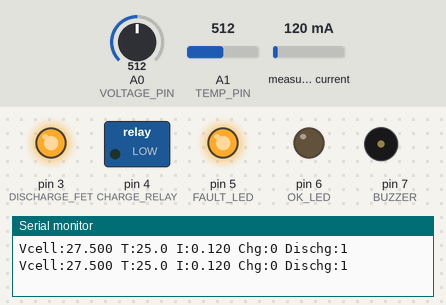
A sketch run on a simulated Arduino Uno, built with avr-gcc and run on an emulated ATmega328P. On the bench: switched loads named in the sketch (green lamp = pin HIGH), output pins drawn as LEDs (lit = HIGH), buzzer (waves = sounding), the last lines printed to the serial monitor. The inputs (shaded band) are chosen by the test bench; at power-on: A0 (VOLTAGE_PIN) = 512, A1 (TEMP_PIN) = 512, measured current 120 mA.

Above: at 0.86 s.
1.3 s: A0 (VOLTAGE_PIN) set to 69
4.3 s: A0 (VOLTAGE_PIN) set to 58
At 5.7 s:
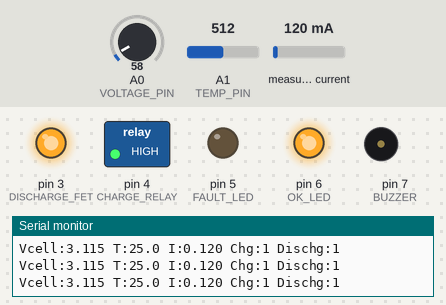
6.0 s: A0 (VOLTAGE_PIN) set to 15
At 6.4 s:
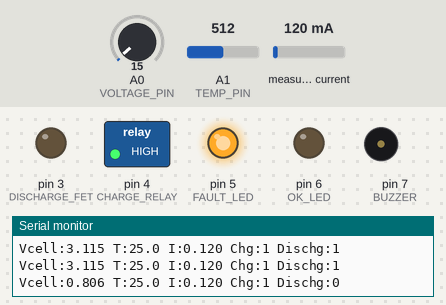
9.0 s: A1 (TEMP_PIN) set to 814
12.0 s: A1 (TEMP_PIN) set to 831
At 12.46 s:
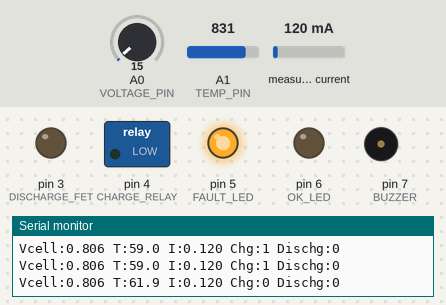
15.0 s: A1 (TEMP_PIN) set to 716
At 15.23 s:
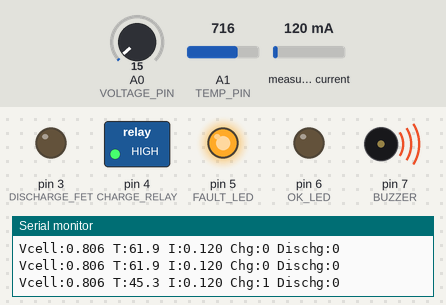
Timing chart, 0 to 19.0 s (numbered marks = the images above; inputs shaded):
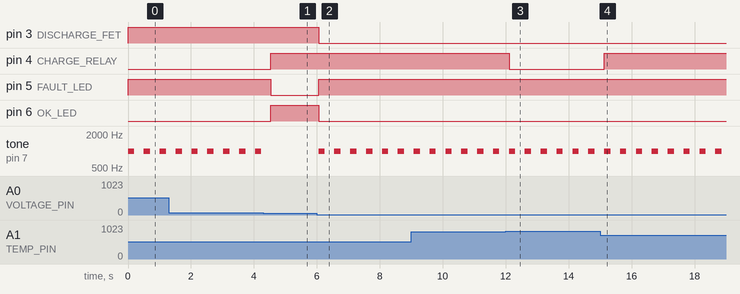

Measured:
- the behaviour switches between 64 and 63 on A0 (VOLTAGE_PIN) (found by bisection; images 0 and 1)
- the behaviour switches between 820 and 821 on A1 (TEMP_PIN) (found by bisection; images 2 and 3)
- after the input at 4.3 s, pin 4 (CHARGE_RELAY), pin 6 (OK_LED): LOW → HIGH after 0.24 s; pin 5 (FAULT_LED): HIGH → LOW after 0.24 s; tone on pin 7 (BUZZER): stops changing and stays silent
- after the input at 6.0 s, pin 3 (DISCHARGE_FET), pin 6 (OK_LED): HIGH → LOW after 0.06 s; pin 5 (FAULT_LED): LOW → HIGH after 0.06 s; tone on pin 7 (BUZZER): alternates 1000 Hz for 0.20 s and silent for 0.30 s, starting after 0.06 s
- after the input at 12.0 s, pin 4 (CHARGE_RELAY): HIGH → LOW after 0.11 s
- after the input at 15.0 s, pin 4 (CHARGE_RELAY): LOW → HIGH after 0.13 s
- by itself, tone on pin 7 (BUZZER): alternates 1000 Hz for 0.20 s and silent for 0.30 s

The sketch:

bms_1s_basic.ino
```cpp
/*
 * BMS 1S Basic — Single-cell LFP battery management with low-temperature
 * charge lockout. Reads cell voltage, battery temperature, and pack current;
 * enables/disables charge and discharge paths accordingly.
 *
 * Hardware:
 *   Arduino Nano or Uno (5V)
 *   INA219 current sensor (I2C, A4/A5)
 *   NTC thermistor 10k @ 25 C, Beta 3950, in 10k divider to 5V (A1)
 *   Cell voltage via 100k+10k divider to A0
 *   Discharge MOSFET IRLZ44N gate on D3
 *   Charge relay via NPN + 12V coil on D4
 *   Fault LED (red) on D5, OK LED (green) on D6, buzzer on D7
 *
 * Wire the shunt in the negative battery lead; INA219 VIN+ toward battery
 * negative, VIN- toward load negative. Relay is normally-energized when
 * charge is allowed so it fails safe (open) on loss of Arduino power.
 *
 * CC0.
 */

#include <Wire.h>
#include <Adafruit_INA219.h>

Adafruit_INA219 ina219;

const int VOLTAGE_PIN = A0;
const int TEMP_PIN = A1;
const int DISCHARGE_FET = 3;
const int CHARGE_RELAY = 4;
const int FAULT_LED = 5;
const int OK_LED = 6;
const int BUZZER = 7;

const float VOLTAGE_DIVIDER_RATIO = (100000.0 + 10000.0) / 10000.0; // ~11:1
const float VREF = 5.0;
const float ADC_RES = 1024.0;

const float SERIES_RESISTOR = 10000.0;
const float NOMINAL_RES = 10000.0;
const float NOMINAL_TEMP = 25.0;
const float BETA = 3950.0;

// LFP thresholds
const float CELL_OV = 3.65;
const float CELL_UV = 2.50;
const float CELL_OV_RELEASE = 3.40;
const float CELL_UV_RELEASE = 2.80;
const float CHARGE_TEMP_MIN = -10.0;  // no charging below this
const float CHARGE_TEMP_MAX = 60.0;
const float OVERCURRENT_A = 2.0;

bool chargeAllowed = true;
bool dischargeAllowed = true;
bool faultState = false;

float cellVoltage = 0.0;
float temperature = 0.0;
float current = 0.0;

void setup() {
  pinMode(DISCHARGE_FET, OUTPUT);
  pinMode(CHARGE_RELAY, OUTPUT);
  pinMode(FAULT_LED, OUTPUT);
  pinMode(OK_LED, OUTPUT);
  pinMode(BUZZER, OUTPUT);
  digitalWrite(DISCHARGE_FET, HIGH);
  digitalWrite(CHARGE_RELAY, HIGH);
  digitalWrite(FAULT_LED, LOW);
  digitalWrite(OK_LED, HIGH);
  digitalWrite(BUZZER, LOW);

  Serial.begin(9600);
  if (!ina219.begin()) {
    Serial.println("INA219 not found - check wiring");
  }
}

void loop() {
  int rawADC = analogRead(VOLTAGE_PIN);
  float voltageInput = rawADC * VREF / ADC_RES;
  cellVoltage = voltageInput * VOLTAGE_DIVIDER_RATIO;

  rawADC = analogRead(TEMP_PIN);
  float resistance = SERIES_RESISTOR * (ADC_RES / rawADC - 1.0);
  float steinhart = log(resistance / NOMINAL_RES) / BETA + 1.0 / (NOMINAL_TEMP + 273.15);
  float tempK = 1.0 / steinhart;
  temperature = tempK - 273.15;

  current = ina219.getCurrent_mA() / 1000.0;

  if (cellVoltage > CELL_OV) chargeAllowed = false;
  if (cellVoltage < CELL_OV_RELEASE) chargeAllowed = true;

  if (cellVoltage < CELL_UV) dischargeAllowed = false;
  if (cellVoltage > CELL_UV_RELEASE) dischargeAllowed = true;

  if (abs(current) > OVERCURRENT_A) {
    chargeAllowed = false;
    dischargeAllowed = false;
    faultState = true;
  } else if (faultState && abs(current) < 0.1) {
    faultState = false;
  }

  if (temperature < CHARGE_TEMP_MIN || temperature > CHARGE_TEMP_MAX) {
    chargeAllowed = false;
  } else if (cellVoltage < CELL_OV_RELEASE) {
    chargeAllowed = true;
  }

  digitalWrite(DISCHARGE_FET, dischargeAllowed ? HIGH : LOW);
  digitalWrite(CHARGE_RELAY, chargeAllowed ? HIGH : LOW);

  bool anyFault = (!chargeAllowed || !dischargeAllowed || faultState);
  digitalWrite(FAULT_LED, anyFault ? HIGH : LOW);
  digitalWrite(OK_LED, anyFault ? LOW : HIGH);
  if (anyFault) tone(BUZZER, 1000, 200);

  Serial.print("Vcell:");
  Serial.print(cellVoltage, 3);
  Serial.print(" T:");
  Serial.print(temperature, 1);
  Serial.print(" I:");
  Serial.print(current, 3);
  Serial.print(" Chg:");
  Serial.print(chargeAllowed);
  Serial.print(" Dischg:");
  Serial.println(dischargeAllowed);

  delay(500);
}
```
